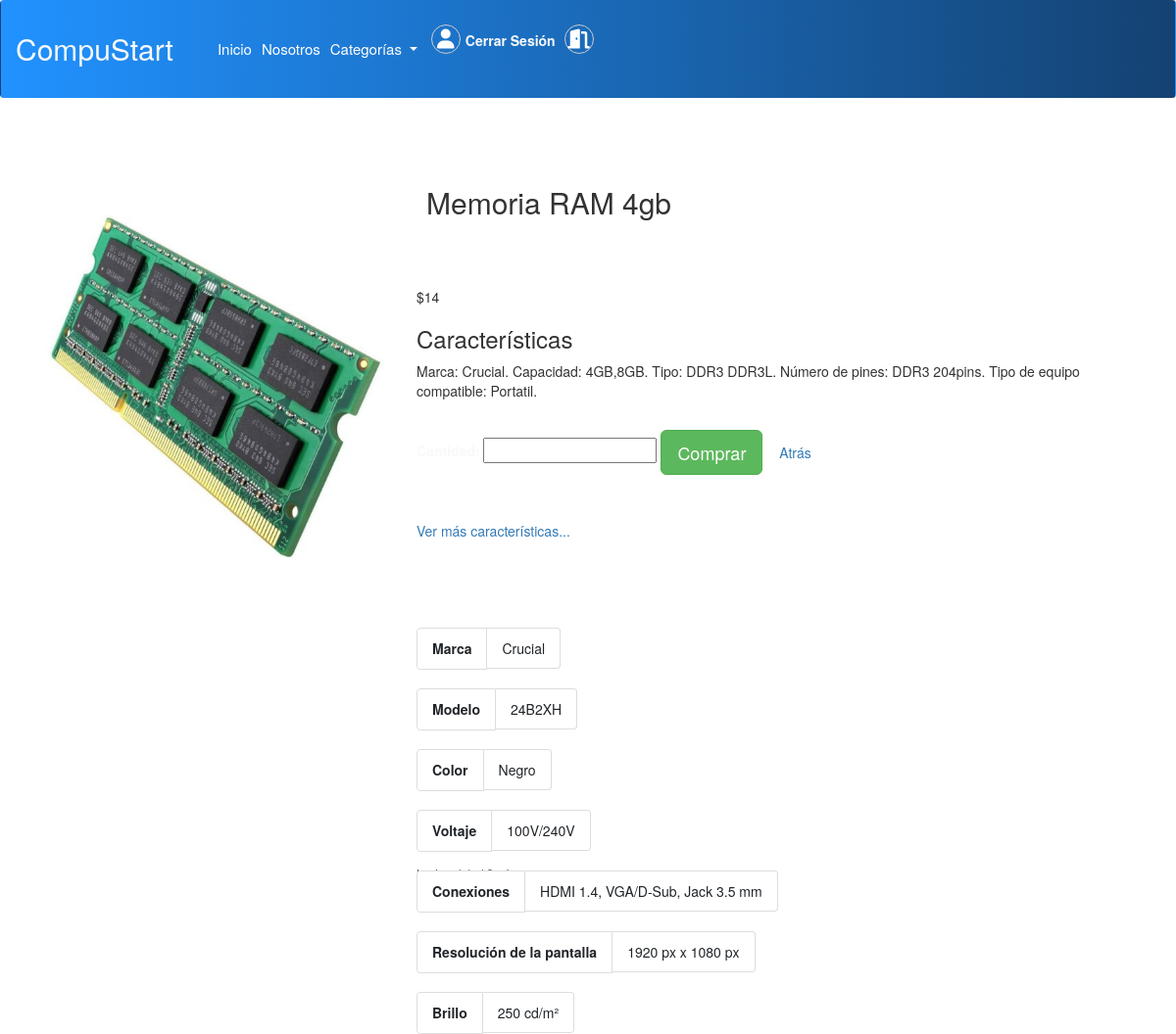
Page /categoriaDescripcion.php?id=7 on the committed database.
### tables this page shows
CREATE TABLE imagenes(
    id_imagenes INT(11) PRIMARY KEY AUTO_INCREMENT,
    producto_id INT(11)NOT NULL,
    url VARCHAR(80) NULL
);

CREATE TABLE producto(
    id_producto INT(11) PRIMARY KEY AUTO_INCREMENT,
    serial VARCHAR(12) NOT NULL,
    producto VARCHAR(60) NOT NULL,
    descripcion TEXT NOT NULL,
    cantidad INT(11) NOT NULL,
    precio FLOAT(12,2),
    id_categoria INT(11) NOT NULL,
    id_marca INT(11) NOT NULL
);

CREATE TABLE marca(
    id_marca INT(11) PRIMARY KEY AUTO_INCREMENT,
    marca VARCHAR(45) NOT NULL
);

### categoriaDescripcion.php (the view, shortened to what this page needs)
<?php
    require_once './database/conexion.php';
    if (isset($_GET['id'])) {
        $consulta=$DB_con->prepare('SELECT * FROM producto WHERE id_producto=:producto');
        $consulta->bindParam(':producto', $_GET['id']);
        $consulta->execute();
        $producto=$consulta->fetch(PDO::FETCH_ASSOC);
        $consulta2=$DB_con->prepare('SELECT * FROM marca WHERE id_marca=:marca');
        $consulta2->bindParam(':marca', $producto['id_marca']);
        $consulta2->execute();
        $marca=$consulta2->fetch(PDO::FETCH_ASSOC);
        $consulta3=$DB_con->prepare('SELECT * FROM imagenes WHERE producto_id=:producto');
        $consulta3->bindParam('producto', $_GET['id']);
        $consulta3->execute();
        $imagenes=$consulta3->fetchAll(PDO::FETCH_ASSOC);
    }
?>
<!DOCTYPE html>
<html lang="en">
<head>
    <link href="https://cdn.jsdelivr.net/npm/bootstrap@5.3.0-alpha1/dist/css/bootstrap.min.css" rel="stylesheet">
    <link rel="stylesheet" href="./css/footer-header.css">
    <link rel="stylesheet" href="./css/style_cuerpo.css">
    <link rel="stylesheet" href="./css/style.css">
    <link rel="stylesheet" href="http://maxcdn.bootstrapcdn.com/bootstrap/3.3.7/css/bootstrap.min.css">
</head>
<body>
    <header>
    <?php include(("./componentes/headerinicio.php")); ?>
    </header>
    <div class="container">
    <div class=" mb-3" style="width: 100%; height: 600px;">
        <div class="row g-0">
        <div class="col-md-4">
          <div id="carouselExampleAutoplaying" class="carousel slide" data-bs-ride="carousel">
            <div class="carousel-inner">
              <br> <br> <br> <br> <br>
              <?php
                $contador=1;
                foreach ($imagenes as $key => $imagen) {
                  if ($contador==1) {
              ?>
                <div class="carousel-item active">
                    <img src="./imagenes/<?php echo $imagen['url'] ?>" class="d-block w-100" alt="" width="600" height="350">
                </div>
              <?php
                  }else{
              ?>
                <div class="carousel-item">
                     <img src="./imagenes/<?php echo $imagen['url'] ?>" class="d-block w-100" alt="" width="600" height="350">
                </div>
              <?php
                  }
                $contador++;
                }
              ?>
            </div>
            <button class="carousel-control-prev" type="button" data-bs-target="#carouselExampleAutoplaying" data-bs-slide="prev">
                <span class="carousel-control-prev-icon" aria-hidden="true"></span>
            </button>
            <button class="carousel-control-next" type="button" data-bs-target="#carouselExampleAutoplaying" data-bs-slide="next">
                <span class="carousel-control-next-icon" aria-hidden="true"></span>
            </button>
            </div>
        </div>
        <div class="col-md-8">
            <div class="card-body">
              <h2 class="card-title" style="margin: 70px 10px ;" name="monitorAOC24" id="nombre"><?php echo $producto['producto'] ?></h2>
              <p name="precio" id="precio"><?php echo '$'.$producto['precio'] ?></p>
              <h3>Características</h3>
              <p class="card-text"><?php echo $producto['descripcion'] ?></p>
                <br>
                <label for="int">Cantidad:</label>
                <input type="int" id="cantidad">
                <button type="submit" class="btn btn-success btn-lg">Comprar</button>
                <button type="button" class="btn btn-outline-secondary"> <a href="./categoriaPagina.php?id=<?php echo $producto['id_categoria'] ?>"> Atrás</a></button>
                <br> <br> <br>
                <h5><a href="#caracteristicas">Ver más características...</a> </h5>
                <br> <br> <br> <br>
                <section id="caracteristicas">
                  <ul class="list-group list-group-horizontal">
                    <li class="list-group-item"> <b>Marca</b> </li>
                    <li class="list-group-item"><?php echo $marca['marca'] ?></li>
                    </ul>
                  <ul class="list-group list-group-horizontal-sm">
                    <li class="list-group-item"> <b>Modelo</b> </li>
                    <li class="list-group-item">24B2XH</li>
                  </ul>
                  <ul class="list-group list-group-horizontal-sm">
                    <li class="list-group-item"> <b>Color</b> </li>
                    <li class="list-group-item">Negro</li>
                  </ul>
                  <ul class="list-group list-group-horizontal-sm">
                    <li class="list-group-item"> <b>Voltaje</b></li>
                    <li class="list-group-item">100V/240V</li>
                  </ul>
                  <ul class="list-group list-group-horizontal-sm">
                    <li class="list-group-item"> <b>Conexiones</b></li>
                    <li class="list-group-item">HDMI 1.4, VGA/D-Sub, Jack 3.5 mm</li>
                  </ul>
                  <ul class="list-group list-group-horizontal-sm">
                    <li class="list-group-item"> <b> Resolución de la pantalla </b></li>
                    <li class="list-group-item">1920 px x 1080 px</li>
                  </ul>
                  <ul class="list-group list-group-horizontal-sm">
                    <li class="list-group-item"> <b> Brillo</b></li>
                    <li class="list-group-item">250 cd/m²</li>
                  </ul>
                </section>
              <p class="card-text"><small class="text-muted">Last updated 3 mins ago</small></p>
            </div>
          </div>
    </div>
</body>
</html>

### css/footer-header.css (style rules this page uses)
label { color: #F9F9F9; margin-right: 0px; }

### css/style.css (style rules this page uses)
section { display: flex; width: 100%; height: 230px; border-radius: 25px; }

### rows in the picture
imagenes: url (picture)
producto: producto "Memoria RAM 4gb", precio "14", descripcion "Marca: Crucial. Capacidad: 4GB,8GB. Tipo: DDR3 DDR3L. Número de pines: DDR3 204pins. Tipo de equipo compatible: Portatil."
marca: marca "Crucial"
